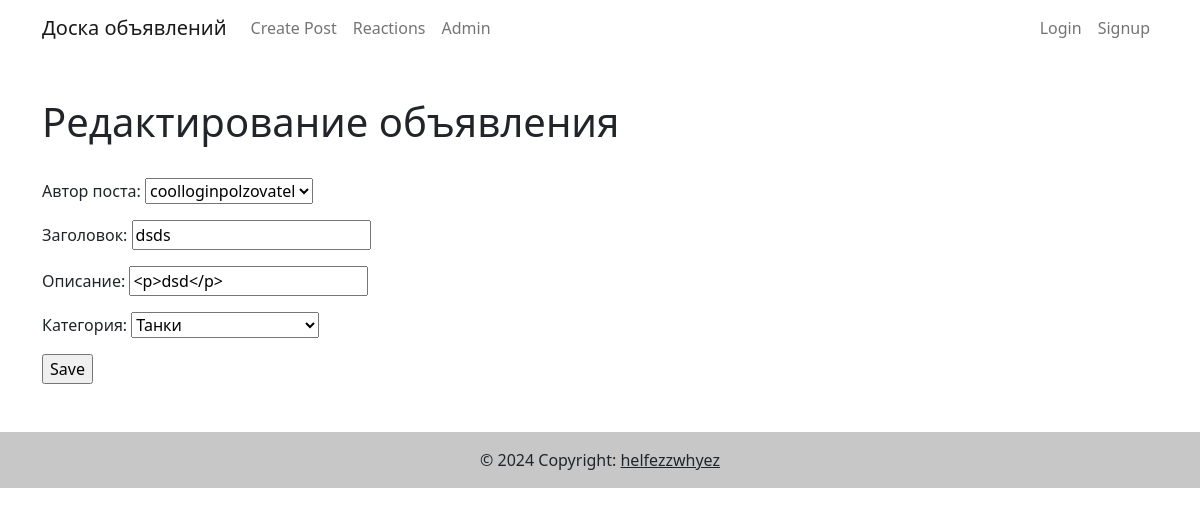
/posts/5/edit, run on the app's committed database.
### upload_app/models.py (models this page shows, shortened)
class Post(models.Model):
    author = models.ForeignKey(User, on_delete=models.CASCADE, null=True, verbose_name='Автор поста')
    title = models.CharField(max_length=64, verbose_name='Заголовок')
    text = models.TextField(verbose_name='Описание')
    banner = models.ImageField(blank=True, null=True, upload_to='images/', verbose_name='Картинка')
    time_in = models.DateTimeField(auto_now_add=True)  # атоматически добавляемая дата и время создания
    STATUS_CHOICES = (
        ('done', 'Выполнено'),
        ('no_done', 'Не выполнено'),
    )
    status = models.CharField(max_length=12, choices=STATUS_CHOICES, default='no_done', verbose_name='Статус')
    CATEGORY_CHOICES = (
        ('tanks', 'Танки'),
        ('healing', 'Хилы'),
        ('dd', 'ДД'),
        ('merchants', 'Торговцы'),
        ('guildmasters', 'Гилдмастеры'),
        ('questgivers', 'Квестгиверы'),
        ('blacksmiths', 'Кузнецы'),
        ('tanners', 'Кожевники'),
        ('potionmakers', 'Зельевары'),
        ('spellmasters', 'Местера заклинаний')
    )
    category = models.CharField(max_length=12, choices=CATEGORY_CHOICES, default='tanks', verbose_name='Категория')
    class Meta:
        verbose_name_plural = 'Объявления'
        verbose_name = 'Объявление'

### upload_app/views.py (the view, shortened to what this page needs)
# urls.py: path('posts/<int:pk>/edit', PostUpdate.as_view(), name='post_edit'),
class PostUpdate(UpdateView):
    form_class = PostForm
    model = Post
    template_name = 'post_edit.html'

### upload_app/forms.py
class PostForm(forms.ModelForm):
    class Meta:
        model = Post
        fields = ['author', 'title', 'text', 'category']
        widgets = {'text': SummernoteWidget()}

### upload_app/context_processors.py (called while the page is built)
def auth_status(request):
    if request.user.is_authenticated:
        return {'is_authenticated': True}
    else:
        return {'is_authenticated': False}

### upload_app/templates/post_edit.html (shortened to what this page needs)
{% extends 'base.html' %}
{% block pageContent %}
<h1>Редактирование объявления</h1>
<br>
<form method="post">
    {{form.as_p}}
    <input type="submit" value="Save">
</form>
{% endblock pageContent %}

### data on the page
Post: author "coolloginpolzovatel", title "dsds", text "<p>dsd</p>", category "Танки"
